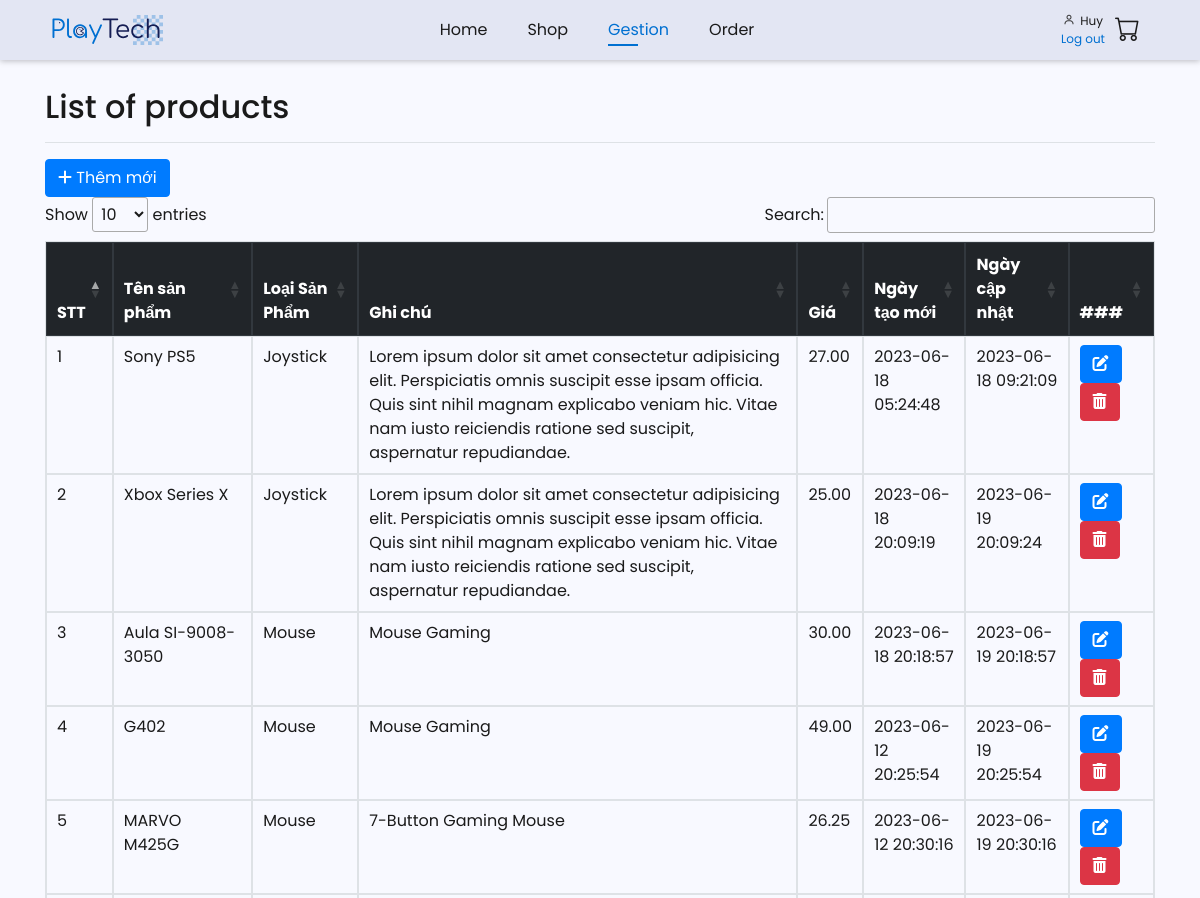
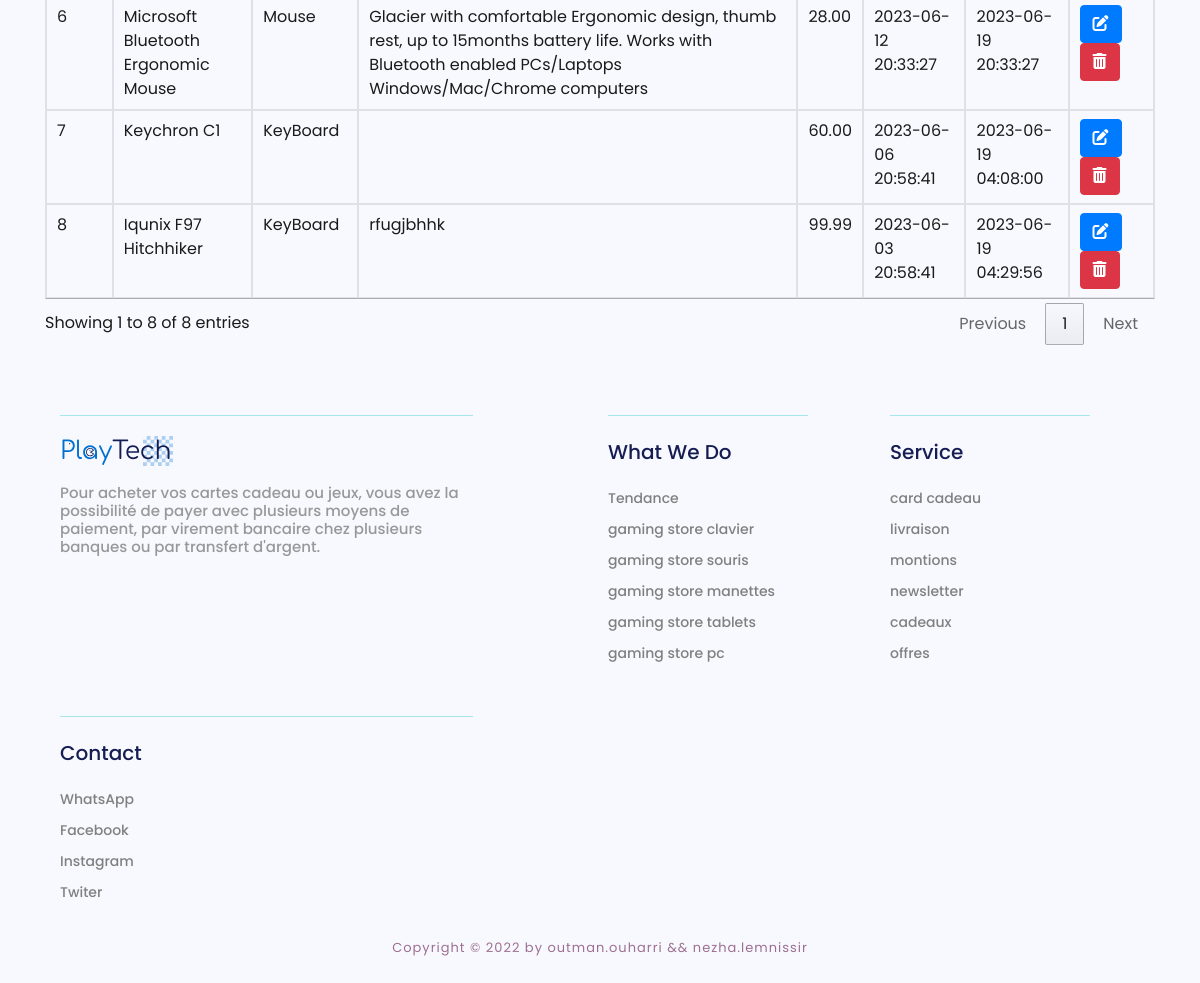
Screenshot of /gestion.php (signed in) with the database file from the repository (2 pictures, top to bottom).
### tables this page shows
CREATE TABLE `products` (
  `id` int(11) NOT NULL,
  `product_name` varchar(255) DEFAULT NULL,
  `short_description` varchar(255) DEFAULT NULL,
  `full_description` text DEFAULT NULL,
  `price` double(4,2) DEFAULT NULL,
  `is_featured` tinyint(1) DEFAULT 0,
  `is_active` tinyint(1) DEFAULT 0,
  `created_at` datetime DEFAULT NULL,
  `updated_at` datetime DEFAULT NULL,
  `id_categorie` int(11) NOT NULL,
  `img` varchar(64) NOT NULL
);

CREATE TABLE `categorie` (
  `id_categorie` int(11) NOT NULL,
  `LoaiSp` varchar(64) NOT NULL,
  `MoTa` varchar(64) NOT NULL,
  `Icon` longtext NOT NULL
);

### gestion.php (the view, shortened to what this page needs)
<?php
if (isset($_SESSION['name']) && $_SESSION['admin'] == 1) {
    ?>
    <!DOCTYPE html>
    <html lang="en">
    <head>
        <link rel="stylesheet" href="./style/style.css?v=<?php echo time(); ?>">
        <link rel="stylesheet" href="https://cdnjs.cloudflare.com/ajax/libs/font-awesome/6.2.0/css/all.min.css"
 />
        <link rel="stylesheet" href="https://cdnjs.cloudflare.com/ajax/libs/jqueryui/1.13.2/themes/base/jquery-ui.min.css"
 />
        <link href='https://unpkg.com/boxicons@2.1.4/css/boxicons.min.css' rel='stylesheet'>
        <link rel="stylesheet" href="https://cdn.jsdelivr.net/npm/bootstrap@4.0.0/dist/css/bootstrap.min.css"
>
        <link rel="stylesheet" href="https://cdn.datatables.net/1.13.4/css/jquery.dataTables.min.css">
        <?php
        include('layouts/header.php');
        ?>
    </head>
    <body>
        <div class="container">
            <br><br><br>
            <div
                class="d-flex justify-content-between flex-wrap flex-md-nowrap align-items-center pt-3 pb-2 mb-3 border-bottom">
                <h1 class="h2">List of products</h1>
            </div>
            <?php
            $servername = "localhost";
            $username = "root";
            $database = "tshirt_cart";
            $password = "";
            $conn = new mysqli(
                $servername,
                $username,
                $password,
                $database
            );
            $conn->query("SET NAMES 'utf8mb4'");
            $conn->query("SET CHARACTER SET utf8mb4");
            $conn->query("SET SESSION collation_connection = 'utf8mb4_unicode_ci'");
            $sql = "select * from `products` INNER JOIN categorie  ON categorie.id_categorie = products.id_categorie ";
            $result = mysqli_query($conn, $sql);
            $data = [];
            $rowNum = 1;
            while ($row = mysqli_fetch_array($result, MYSQLI_ASSOC)) {
                $data[] = array(
                    'rowNum' => $rowNum,
                    'id' => $row['id'],
                    'product_name' => $row['product_name'],
                    'LoaiSp' => $row['LoaiSp'],
                    'short_description' => $row['short_description'],
                    'price' => $row['price'],
                    'created_at' => $row['created_at'],
                    'updated_at' => $row['updated_at'],
                );
                $rowNum++;
            }
            ?>
            <a href="Edit/create.php" class="btn btn-primary">
                <i class="fas fa-plus"></i> Thêm mới
            </a>
            <div class="row">
                <div class="col-md-12">
                    <table id="myTable" class="table table-bordered table-hover table-sm table-responsive mt-2">
                        <thead class="thead-dark">
                            <tr>
                                <th>STT</th>
                                <th>Tên sản phẩm</th>
                                <th>Loại Sản Phẩm</th>
                                <th>Ghi chú</th>
                                <th>Giá</th>
                                <th>Ngày tạo mới</th>
                                <th>Ngày cập nhật</th>
                                <th>###</th>
                            </tr>
                        </thead>
                        <tbody>
                            <?php foreach ($data as $row): ?>
                                <tr>
                                    <td>
                                        <?php echo $row['rowNum']; ?>
                                    </td>
                                    <td>
                                        <?php echo $row['product_name']; ?>
                                    </td>
                                    <td>
                                        <?php echo $row['LoaiSp']; ?>
                                    </td>
                                    <td>
                                        <?php echo $row['short_description']; ?>
                                    </td>
                                    <td>
                                        <?php echo $row['price']; ?>
                                    </td>
                                    <td>
                                        <?php echo $row['created_at']; ?>
                                    </td>
                                    <td>
                                        <?php echo $row['updated_at']; ?>
                                    </td>
                                    <td>
                                        <a href="Edit/edit.php?id=<?php echo $row['id']; ?>" id="btnUpdate"
                                            class="btn btn-primary">
                                            <i class="fas fa-edit"></i>
                                        </a>
                                        <a href="Edit/delete.php?id=<?php echo $row['id']; ?>" id="btnDelete"
                                            class="btn btn-danger">
                                            <i class="fas fa-trash-alt"></i>
                                        </a>
                                    </td>
                                </tr>
                            <?php endforeach; ?>
                        </tbody>
                    </table>
                </div>
            </div>
        </div>
    </body>
    </html>
    <?php
} else {
    header("Location: ./connection");
    exit();
}
include_once "layouts/footer.php"
    ?>

### style/style.css (style rules this page uses)
* { padding: 0; margin: 0; box-sizing: border-box; font-family: "Poppins", sans-serif; text-decoration: none !important; list-style: none !important; scroll-behavior: smooth; }
:root { --bg-color: #363636; --text-color: #1a1a1a; --main-color: #0070d1; --other-color: #363636; --h1-font: 6rem; --p-font: 1rem; }
body { background-color: #f8f9ff !important; color: var(--text-color); }
@media (max-width: 1625px) { :root { --h1-font: 5rem; } }
@media (max-width: 1440px) { :root { --h1-font: 4rem; } }

### layouts/style.css (style rules this page uses)
* { padding: 0; margin: 0; box-sizing: border-box; font-family: "Poppins", sans-serif; text-decoration: none !important; list-style: none; scroll-behavior: smooth; }
:root { --bg-color: #363636; --text-color: #1a1a1a; --main-color: #0070d1; --other-color: #363636; --h1-font: 6rem; --p-font: 1rem; }
body { color: var(--text-color); }

### rows the page displays
products: rowNum "1", product_name "Sony PS5", id_categorie.LoaiSp "Joystick", short_description "Lorem ipsum dolor sit amet consectetur adipisicing elit. Perspiciatis omnis suscipit esse ipsam officia. Quis sint nihil magnam explicabo veniam hic. Vitae nam iusto reiciendis ratione sed suscipit, aspernatur repudiandae.", price "27.00", created_at "2023-06-18 05:24:48", updated_at "2023-06-18 09:21:09"
products: rowNum "2", product_name "Xbox Series X", id_categorie.LoaiSp "Joystick", short_description "Lorem ipsum dolor sit amet consectetur adipisicing elit. Perspiciatis omnis suscipit esse ipsam officia. Quis sint nihil magnam explicabo veniam hic. Vitae nam iusto reiciendis ratione sed suscipit, aspernatur repudiandae.", price "25.00", created_at "2023-06-18 20:09:19", updated_at "2023-06-19 20:09:24"
products: rowNum "3", product_name "Aula SI-9008-3050", id_categorie.LoaiSp "Mouse", short_description "Mouse Gaming", price "30.00", created_at "2023-06-18 20:18:57", updated_at "2023-06-19 20:18:57"
products: rowNum "4", product_name "G402", id_categorie.LoaiSp "Mouse", short_description "Mouse Gaming", price "49.00", created_at "2023-06-12 20:25:54", updated_at "2023-06-19 20:25:54"
products: rowNum "5", product_name "MARVO M425G", id_categorie.LoaiSp "Mouse", short_description "7-Button Gaming Mouse", price "26.25", created_at "2023-06-12 20:30:16", updated_at "2023-06-19 20:30:16"
products: rowNum "6", product_name "Microsoft Bluetooth Ergonomic Mouse", id_categorie.LoaiSp "Mouse", short_description "Glacier with comfortable Ergonomic design, thumb rest, up to 15months battery life. Works with Bluetooth enabled PCs/Laptops Windows/Mac/Chrome computers", price "28.00", created_at "2023-06-12 20:33:27", updated_at "2023-06-19 20:33:27"
products: rowNum "7", product_name "Keychron C1", id_categorie.LoaiSp "KeyBoard", price "60.00", created_at "2023-06-06 20:58:41", updated_at "2023-06-19 04:08:00"
products: rowNum "8", product_name "Iqunix F97 Hitchhiker", id_categorie.LoaiSp "KeyBoard", short_description "rfugjbhhk", price "99.99", created_at "2023-06-03 20:58:41", updated_at "2023-06-19 04:29:56"

### other values shown
$_SESSION['name'] "Huy"
